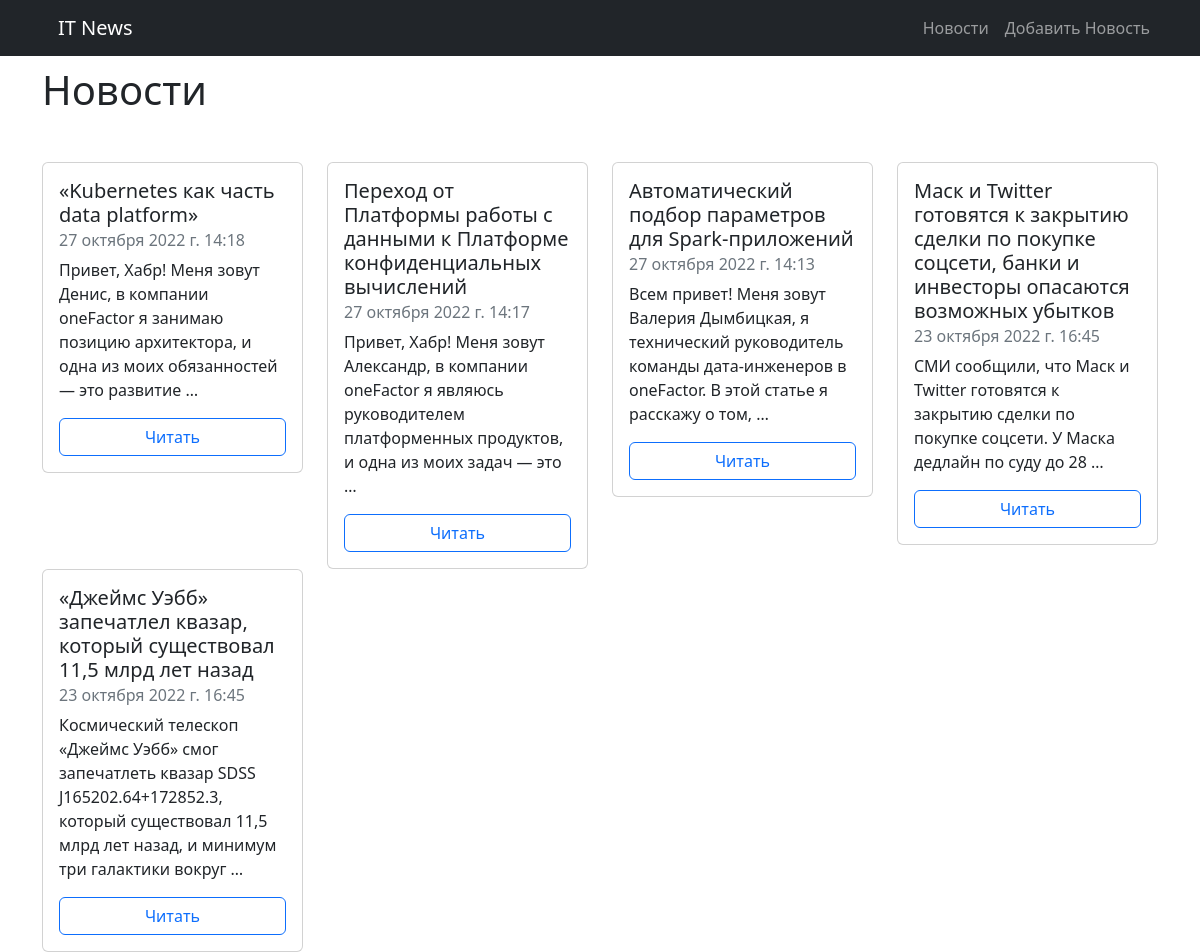
The page / on the database its author committed.
### newsApp/models.py (models this page shows, shortened)
class Post(models.Model):
    title = models.CharField("Заголовок", max_length = 255)
    postDate = models.DateTimeField("Дата публикации", default = datetime.now)
    content = models.TextField("Контент")
    class Meta:
        verbose_name = "Пост"
        verbose_name_plural = "Посты"

### newsApp/views.py (the view)
# urls.py: path('', views.HomePage, name = "HomePage"),
def HomePage(request):
    posts = Post.objects.all().order_by("-postDate")
    return render(request, "index.html", {
        "posts": posts
    } )

### newsApp/templates/index.html (shortened to what this page needs)
{% load static %}
<!DOCTYPE html>
<html lang="en-ru">
<head>
    <link rel="stylesheet" href="{% static 'css/bootstrap.rtl.min.css' %}">
</head>
<body>
    <nav class="navbar nb-5 navbar-expand-lg navbar-dark bg-dark">
        <div class="container">
            <a class = "navbar-brand" href="#">IT News</a>
            <div class="collapse navbar-collapse" id="navbarSupportedContent">
                <ul class="navbar-nav me-auto mb-2 mb-lg-0">
                    <li class="nav-item">
                      <a class="nav-link" href="{% url 'HomePage' %}">Новости</a>
                    </li>
                    <li class="nav-item">
                      <a class="nav-link" href="{% url 'admin:index' %}">Добавить Новость</a>
                    </li>
                </ul>
            </div>
        </div>
    </nav>
    <div id="main">
        <div class="container" style="margin-top: 10px;">
            <h1 class="display-6 mb-5">Новости</h1>
            <div class="row">
                {% for post in posts %}
                <div class="col-md-3 nb-3">
                    <div class="card">
                        <div class="card-body">
                          <h5 class="card-title">{{ post.title }}</h5>
                          <h6 class="card-subtitle mb-2 text-muted">{{ post.postDate }}</h6>
                          <p class="card-text">{{ post.content| truncatewords:20 }}</p>
                          <div class="d-grid">
                            <a href="{% url 'postDetail' pk=post.pk %}" class="btn btn-outline-primary">Читать</a>
                          </div>
                        </div>
                      </div>
                </div>
                {% endfor %}
            </div>
        </div>
    </div>
</body>
</html>

### rows shown on the page
Post: title "«Kubernetes как часть data platform»", postDate "27 октября 2022 г. 14:18", content "Привет, Хабр! Меня зовут Денис, в компании oneFactor я занимаю позицию архитектора, и одна из моих обязанностей — это развитие …"
Post: title "Переход от Платформы работы с данными к Платформе конфиденциальных вычислений", postDate "27 октября 2022 г. 14:17", content "Привет, Хабр! Меня зовут Александр, в компании oneFactor я являюсь руководителем платформенных продуктов, и одна из моих задач — это …"
Post: title "Автоматический подбор параметров для Spark-приложений", postDate "27 октября 2022 г. 14:13", content "Всем привет! Меня зовут Валерия Дымбицкая, я технический руководитель команды дата-инженеров в oneFactor. В этой статье я расскажу о том, …"
Post: title "Маск и Twitter готовятся к закрытию сделки по покупке соцсети, банки и инвесторы опасаются возможных убытков", postDate "23 октября 2022 г. 16:45", content "СМИ сообщили, что Маск и Twitter готовятся к закрытию сделки по покупке соцсети. У Маска дедлайн по суду до 28 …"
Post: title "«Джеймс Уэбб» запечатлел квазар, который существовал 11,5 млрд лет назад", postDate "23 октября 2022 г. 16:45", content "Космический телескоп «Джеймс Уэбб» смог запечатлеть квазар SDSS J165202.64+172852.3, который существовал 11,5 млрд лет назад, и минимум три галактики вокруг …"
